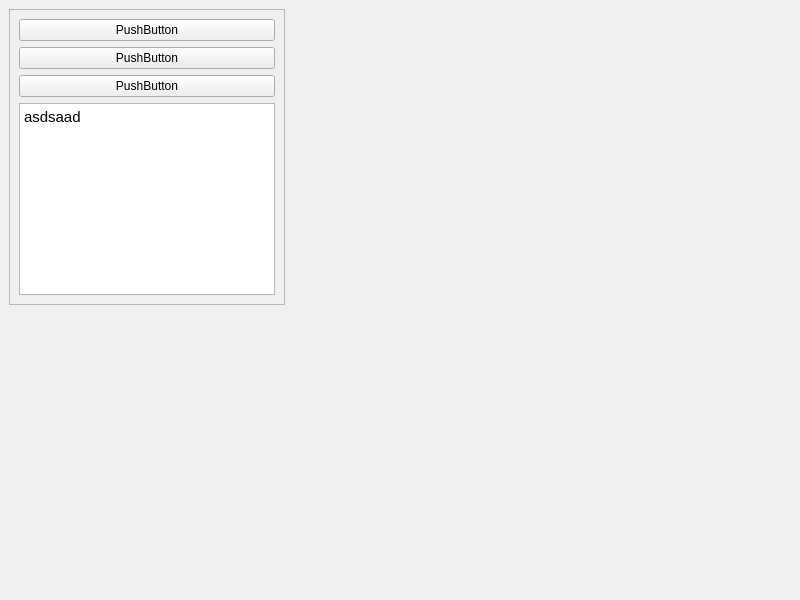
<?xml version="1.0" encoding="UTF-8"?>
<ui version="4.0">
 <class>MainWindow</class>
 <widget class="QMainWindow" name="MainWindow">
  <property name="geometry">
   <rect>
    <x>0</x>
    <y>0</y>
    <width>800</width>
    <height>600</height>
   </rect>
  </property>
  <property name="windowTitle">
   <string>MainWindow</string>
  </property>
  <widget class="QWidget" name="centralwidget">
   <layout class="QHBoxLayout" name="horizontalLayout">
    <item alignment="Qt::AlignLeft|Qt::AlignTop">
     <widget class="QFrame" name="frame">
      <property name="frameShape">
       <enum>QFrame::StyledPanel</enum>
      </property>
      <property name="frameShadow">
       <enum>QFrame::Raised</enum>
      </property>
      <layout class="QVBoxLayout" name="verticalLayout">
       <item>
        <widget class="QPushButton" name="pushButton">
         <property name="text">
          <string>PushButton</string>
         </property>
        </widget>
       </item>
       <item>
        <widget class="QPushButton" name="pushButton_2">
         <property name="text">
          <string>PushButton</string>
         </property>
        </widget>
       </item>
       <item>
        <widget class="QPushButton" name="pushButton_3">
         <property name="text">
          <string>PushButton</string>
         </property>
        </widget>
       </item>
       <item>
        <widget class="QTextEdit" name="textEdit">
         <property name="html">
          <string>&lt;!DOCTYPE HTML PUBLIC &quot;-//W3C//DTD HTML 4.0//EN&quot; &quot;http://www.w3.org/TR/REC-html40/strict.dtd&quot;&gt;
&lt;html&gt;&lt;head&gt;&lt;meta name=&quot;qrichtext&quot; content=&quot;1&quot; /&gt;&lt;style type=&quot;text/css&quot;&gt;
p, li { white-space: pre-wrap; }
&lt;/style&gt;&lt;/head&gt;&lt;body style=&quot; font-family:'Ubuntu Sans'; font-size:11pt; font-weight:400; font-style:normal;&quot;&gt;
&lt;p style=&quot; margin-top:0px; margin-bottom:0px; margin-left:0px; margin-right:0px; -qt-block-indent:0; text-indent:0px;&quot;&gt;asdsaad&lt;/p&gt;&lt;/body&gt;&lt;/html&gt;</string>
         </property>
        </widget>
       </item>
      </layout>
     </widget>
    </item>
   </layout>
  </widget>
 </widget>
 <resources/>
 <connections/>
</ui>
